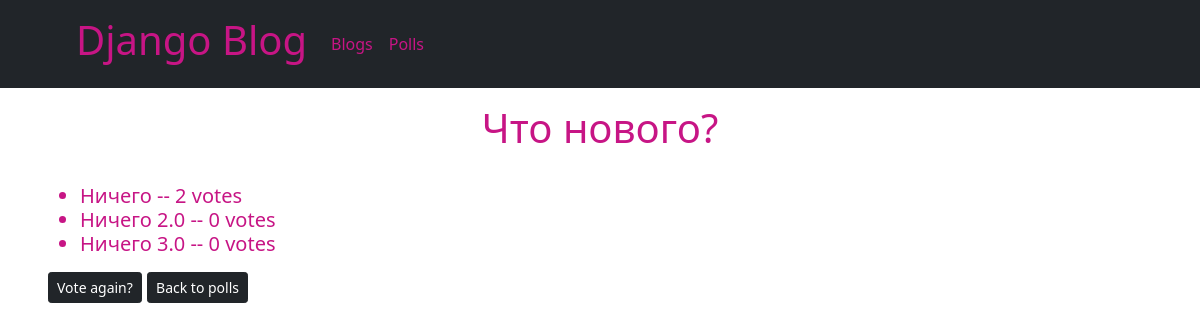
/polls/1/results, run on the app's committed database.
### polls/models.py (models this page shows, shortened)
class Question(models.Model):
    question_text = models.CharField(max_length=500)
    publication_date = models.DateTimeField('date published')

class Choice(models.Model):
    question = models.ForeignKey(Question, on_delete=models.CASCADE)
    choice_text = models.CharField(max_length=200)
    votes = models.IntegerField(default=0)

### polls/views.py (the view)
# urls.py: path('<int:pk>/results', views.ResultsView.as_view(), name='results'),
class ResultsView(generic.DetailView):
    model = Question
    template_name = 'polls/results.html'

### polls/templates/polls/results.html (shortened to what this page needs)
{% extends "polls/base_template.html" %}
{% block content %}
<h1><p align="center" style="color:#C71585" class="p-3">{{ question.question_text }}<br></p></h1>
<h5 class="px-5" style="color:#C71585">
    <ul>
        {% for choice in question.choice_set.all %}
        <li>{{ choice.choice_text }} -- {{choice.votes}} vote{{ choice.votes|pluralize}}</li>
        {% endfor %}
    </ul>
    <a class="btn btn-primary btn-sm btn-dark" href="{% url 'polls:detail' question.id %}"> Vote again?</a>
    <a class="btn btn-primary btn-sm btn-dark" href="{% url 'polls:index' %}"> Back to polls</a></h5>
{% endblock %}

### data on the page
Question: question_text "Что нового?"
Choice: choice_text "Ничего", votes "2"
Choice: choice_text "Ничего 2.0", votes "0"
Choice: choice_text "Ничего 3.0", votes "0"
